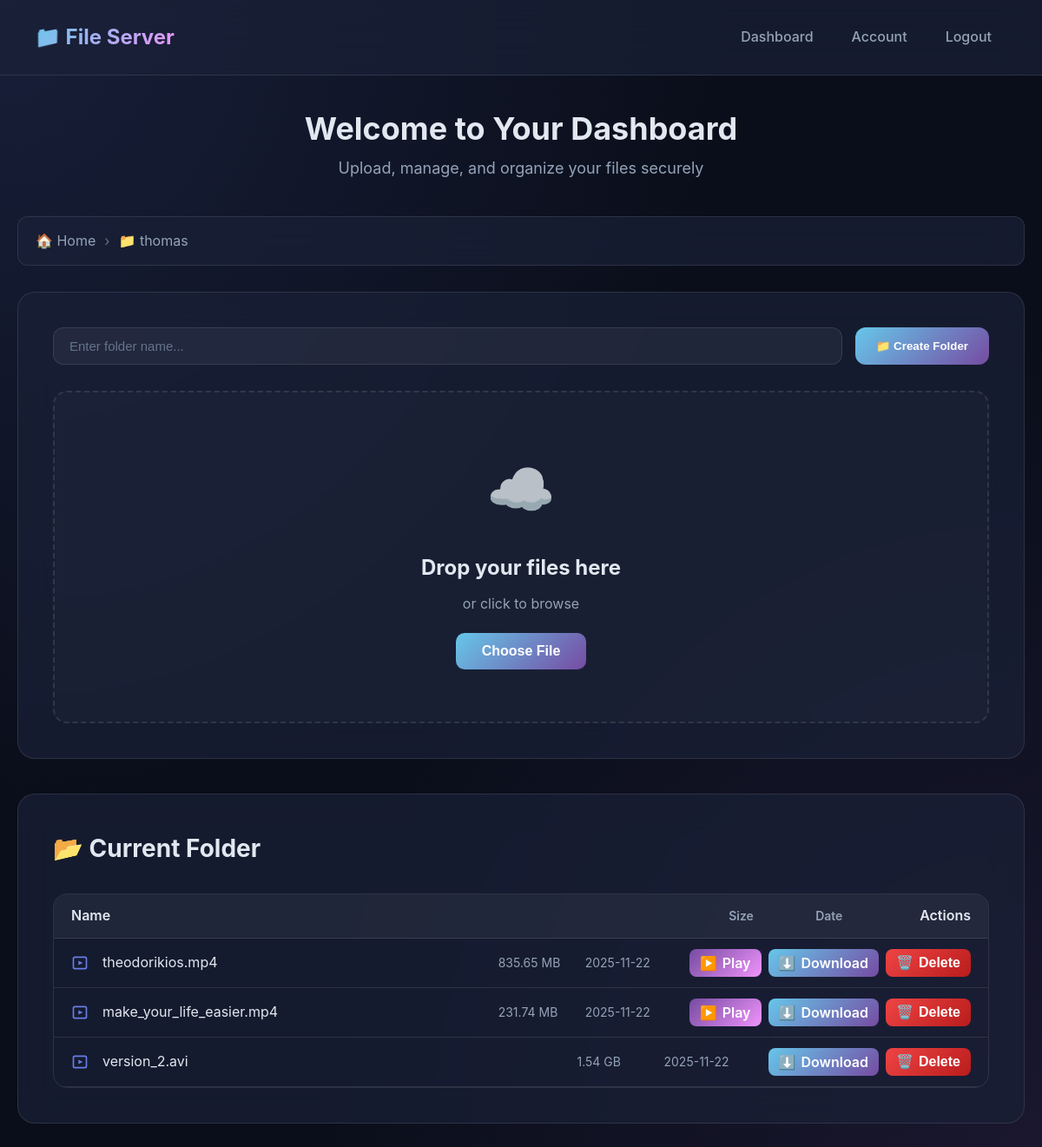
The page /dashboard/1 (signed in) on the database its author committed.
### tables this page shows
CREATE TABLE folders (
                id INTEGER PRIMARY KEY AUTOINCREMENT,
                name TEXT NOT NULL,
                user_id INTEGER NOT NULL,
                parent_id INTEGER,
                created TIMESTAMP DEFAULT CURRENT_TIMESTAMP,
                FOREIGN KEY (user_id) REFERENCES users(id),
                FOREIGN KEY (parent_id) REFERENCES folders(id)
            );

CREATE TABLE files (
                id INTEGER PRIMARY KEY AUTOINCREMENT,
                original_name TEXT NOT NULL,
                stored_name TEXT NOT NULL,
                user_id INTEGER NOT NULL,
                folder_id INTEGER,
                size INTEGER NOT NULL,
                mimetype TEXT NOT NULL,
                uploaded TIMESTAMP DEFAULT CURRENT_TIMESTAMP,
                FOREIGN KEY (user_id) REFERENCES users(id),
                FOREIGN KEY (folder_id) REFERENCES folders(id)
            );

### file_upload_server/server.py (the view)
@app.route('/dashboard')
@app.route('/dashboard/<int:folder_id>')
def dashboard(folder_id=None):
    if 'user_id' not in session:
        return redirect(url_for('signin'))
    with get_db() as conn:
        current_folder = None
        breadcrumbs = []
        if folder_id:
            current_folder = conn.execute(
                'SELECT * FROM folders WHERE id = ? AND user_id = ?',
                (folder_id, session['user_id'])
            ).fetchone()
            if current_folder:
                breadcrumbs = get_breadcrumbs(conn, folder_id)
        folders = conn.execute(
            'SELECT * FROM folders WHERE user_id = ? AND parent_id IS ? ORDER BY name',
            (session['user_id'], folder_id)
        ).fetchall()
        files = conn.execute(
            'SELECT * FROM files WHERE user_id = ? AND folder_id IS ? ORDER BY uploaded DESC',
            (session['user_id'], folder_id)
        ).fetchall()
    return render_template('dashboard.html',
                         files=files,
                         folders=folders,
                         current_folder=current_folder,
                         breadcrumbs=breadcrumbs)

### file_upload_server/server.py (called while the page is built)
@contextmanager
def get_db():
    conn = sqlite3.connect(app.config['DATABASE'])
    conn.row_factory = sqlite3.Row
    try:
        yield conn
        conn.commit()
    except Exception as e:
        conn.rollback()
        raise e
    finally:
        conn.close()

def get_breadcrumbs(conn, folder_id):
    breadcrumbs = []
    current_id = folder_id
    while current_id:
        folder = conn.execute('SELECT * FROM folders WHERE id = ?', (current_id,)).fetchone()
        if folder:
            breadcrumbs.insert(0, dict(folder))
            current_id = folder['parent_id']
        else:
            break
    return breadcrumbs

@app.before_request
def check_email_verified():
    if 'user_id' in session and request.endpoint not in ['static', 'verify_email', 'verify_pending', 'logout', 'signin', 'resend_verification', 'verify_code']:
        with get_db() as conn:
            user = conn.execute('SELECT email_verified FROM users WHERE id = ?', (session['user_id'],)).fetchone()
            if user and not user['email_verified'] and request.endpoint != 'verify_pending':
                return redirect(url_for('verify_pending'))

### file_upload_server/templates/dashboard.html (shortened to what this page needs)
<!DOCTYPE html>
<html lang="el">
<head>
    <link rel="stylesheet" href="{{ url_for('static', filename='css/style.css') }}">
</head>
<body class="dashboard">
    <nav class="navbar">
        <div class="navbar-brand">📁 File Server</div>
        <div class="navbar-menu">
            <a href="{{ url_for('dashboard') }}">Dashboard</a>
            <a href="{{ url_for('account') }}">Account</a>
            <a href="{{ url_for('logout') }}">Logout</a>
        </div>
    </nav>
    <div class="container">
        <div class="dashboard-header">
            <h1>Welcome to Your Dashboard</h1>
            <p>Upload, manage, and organize your files securely</p>
        </div>
        {% if current_folder or breadcrumbs %}
        <div class="breadcrumbs">
            <a href="{{ url_for('dashboard') }}" class="breadcrumb-item">🏠 Home</a>
            {% for folder in breadcrumbs %}
                <span class="breadcrumb-separator">›</span>
                <a href="{{ url_for('dashboard', folder_id=folder.id) }}" class="breadcrumb-item">
                    📁 {{ folder.name }}
                </a>
            {% endfor %}
        </div>
        {% endif %}
        <div class="upload-section">
            <div class="upload-controls">
                <input type="text"
                       id="folderNameInput"
                       class="folder-input"
                       placeholder="Enter folder name...">
                <button onclick="createFolder()" class="btn-create-folder">
                    📁 Create Folder
                </button>
            </div>
            <div class="upload-area" id="uploadArea">
                <div class="upload-icon">☁️</div>
                <h3>Drop your files here</h3>
                <p>or click to browse</p>
                <button type="button" class="upload-btn">Choose File</button>
            </div>
        </div>
        <div class="files-section">
            {% if folders or files %}
                <h2>📂 {{ 'Current Folder' if current_folder else 'Your Files & Folders' }}</h2>
                <div class="item-table">
                    <div class="table-header">
                        <div class="col-name">Name</div>
                        <div class="col-size">Size</div>
                        <div class="col-date">Date</div>
                        <div class="col-actions">Actions</div>
                    </div>
                    {% for file in files %}
                    {% set ext = file.original_name.rsplit('.', 1)[-1].lower() if '.' in file.original_name else '' %}
                    {% set icon_path = 'icons/default.svg' %}
                    {% if ext in ['jpg','jpeg','png','gif','bmp','tiff','webp'] or file.mimetype.startswith('image/') %}
                        {% set icon_path = 'icons/image.svg' %}
                    {% elif ext in ['mp4','avi','mkv','mov','wmv','flv','m4v'] or file.mimetype.startswith('video/') %}
                        {% set icon_path = 'icons/video.svg' %}
                    {% elif ext in ['mp3','wav','flac','aac','ogg','m4a'] or file.mimetype.startswith('audio/') %}
                        {% set icon_path = 'icons/audio.svg' %}
                    {% elif ext in ['pdf'] or 'pdf' in file.mimetype %}
                        {% set icon_path = 'icons/document.svg' %}
                    {% elif ext in ['zip','rar','7z','tar','gz','bz2','xz'] or 'zip' in file.mimetype or 'rar' in file.mimetype %}
                        {% set icon_path = 'icons/archive.svg' %}
                    {% elif ext in ['doc','docx','odt','rtf','txt'] or 'word' in file.mimetype or 'document' in file.mimetype %}
                        {% set icon_path = 'icons/document.svg' %}
                    {% elif ext in ['xls','xlsx','csv','ods'] or 'excel' in file.mimetype or 'sheet' in file.mimetype %}
                        {% set icon_path = 'icons/spreadsheet.svg' %}
                    {% elif ext in ['exe','msi','dmg','pkg','apk','app'] %}
                        {% set icon_path = 'icons/executable.svg' %}
                    {% elif ext in ['py','js','ts','jsx','tsx','html','css','c','cpp','cc','cxx','java','cs','rb','go','rs','php','swift','kt','kts','dart','scala','lua','json','xml','yaml','yml'] %}
                        {% set icon_path = 'icons/code.svg' %}
                    {% endif %}
                    {% set is_audio = ext in ['mp3','wav','flac','aac','ogg','m4a'] or file.mimetype.startswith('audio/') %}
                    {% set is_image = ext in ['jpg','jpeg','png','gif','bmp','tiff','webp'] or file.mimetype.startswith('image/') %}
                    {% set supported_video_exts = ['mp4','m4v','mov','webm','ogv','ogg'] %}
                    {% set can_preview_video = ext in supported_video_exts or file.mimetype in ['video/mp4','video/webm','video/ogg','video/quicktime'] %}
                    {% set previewable = can_preview_video or is_audio or is_image %}
                    <div class="table-row file-row">
                        <div class="col-name">
                            <img src="{{ url_for('static', filename=icon_path) }}" alt="icon" class="table-icon-img">
                            {% if previewable %}
                                <a href="{{ url_for('view_file', file_id=file.id) }}" class="name-text file-link">{{ file.original_name }}</a>
                            {% else %}
                                <span class="name-text">{{ file.original_name }}</span>
                            {% endif %}
                        </div>
                        <div class="col-size">
                            {% if file.size >= 1024 * 1024 * 1024 %}
                                {{ (file.size / 1024 / 1024 / 1024) | round(2) }} GB
                            {% elif file.size >= 1024 * 1024 %}
                                {{ (file.size / 1024 / 1024) | round(2) }} MB
                            {% elif file.size >= 1024 %}
                                {{ (file.size / 1024) | round(2) }} KB
                            {% else %}
                                {{ file.size }} B
                            {% endif %}
                        </div>
                        <div class="col-date">{{ file.uploaded.split(' ')[0] }}</div>
                        <div class="col-actions">
                            {% if can_preview_video %}
                                <a href="{{ url_for('view_file', file_id=file.id) }}" class="btn-view">
                                    <span class="action-icon">▶️</span>
                                    <span class="action-text">Play</span>
                                </a>
                            {% elif is_audio %}
                                <a href="{{ url_for('view_file', file_id=file.id) }}" class="btn-view">
                                    <span class="action-icon">🎵</span>
                                    <span class="action-text">Listen</span>
                                </a>
                            {% elif is_image %}
                                <a href="{{ url_for('view_file', file_id=file.id) }}" class="btn-view">
                                    <span class="action-icon">👁️</span>
                                    <span class="action-text">View</span>
                                </a>
                            {% endif %}
                            <a href="{{ url_for('download_file', file_id=file.id) }}" class="btn-download">
                                <span class="action-icon">⬇️</span>
                                <span class="action-text">Download</span>
                            </a>
                            <button onclick="deleteFile('{{ file.id }}')" class="btn-delete">
                                <span class="action-icon">🗑️</span>
                                <span class="action-text">Delete</span>
                            </button>
                        </div>
                    </div>
                    {% endfor %}
                </div>
            {% else %}
                <div class="empty-state">
                    <div class="empty-state-icon">🔭</div>
                    <h3>No files or folders yet</h3>
                    <p>Create a folder or upload your first file to get started!</p>
                </div>
            {% endif %}
        </div>
    </div>
</body>
</html>

### rows shown on the page
folders: name "thomas"
files: original_name "theodorikios.mp4", (file.size/1024/1024)|round(2) "835.65", uploaded "2025-11-22"
files: original_name "make_your_life_easier.mp4", (file.size/1024/1024)|round(2) "231.74", uploaded "2025-11-22"
files: original_name "version_2.avi", (file.size/1024/1024/1024)|round(2) "1.54", uploaded "2025-11-22"

### other values the page prints
{{ 'Current Folder' if current_folder else 'Your Files & Folders' }} "Current Folder"
